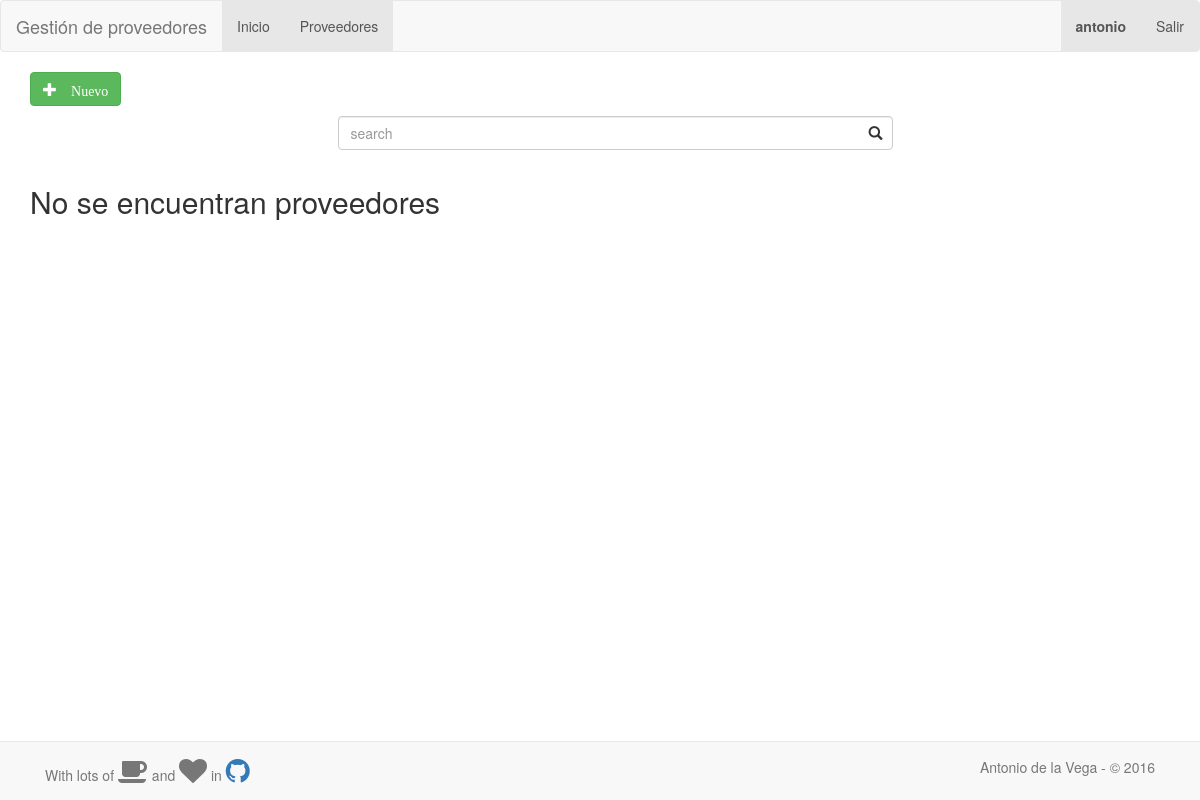
The app's page /proveedores/ (signed in), older data.
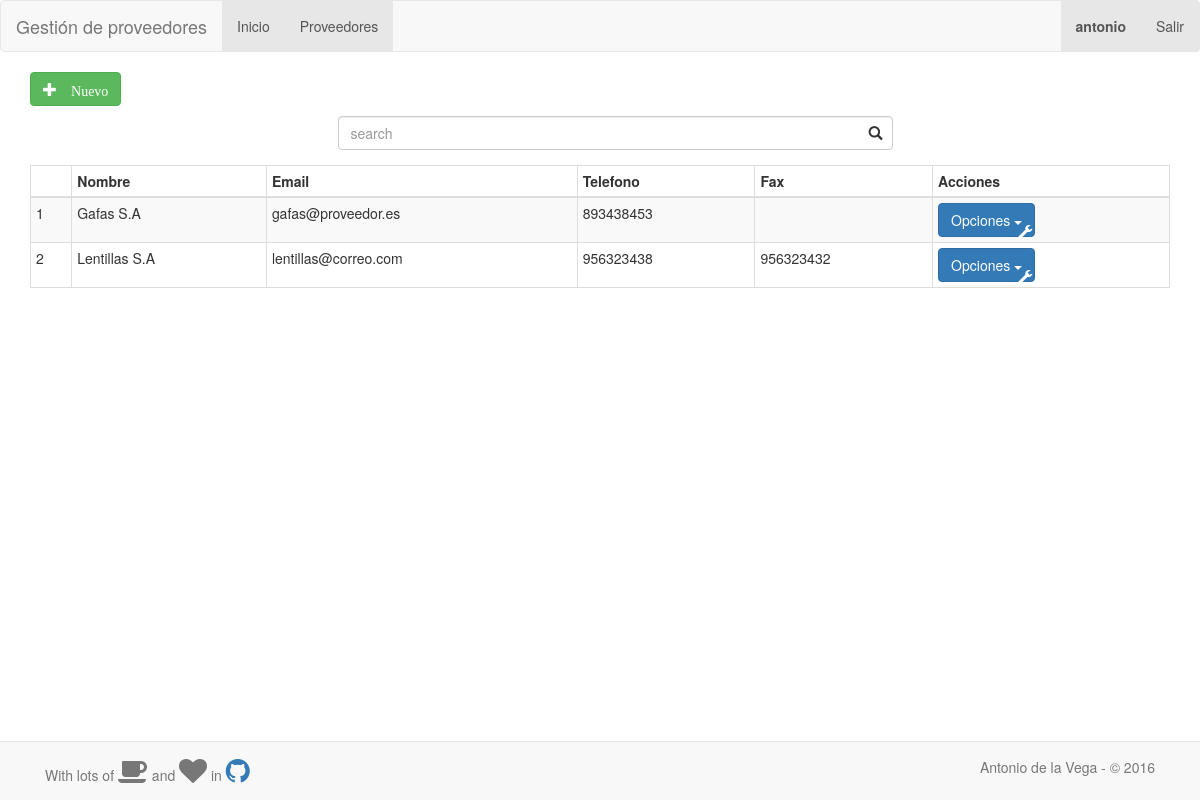
The same page, newer data.
### gestion_proveedores/models.py (models this page shows, shortened)
class Proveedor(models.Model):
    nombre = models.CharField(max_length=30, blank=True)
    email = models.CharField(max_length=30, blank=True)
    direccion = models.CharField(max_length=30, blank=True)
    localidad = models.CharField(max_length=20, blank=True)
    pais = models.CharField(max_length=20, blank=True)
    cod_postal = models.CharField('Código postal', blank=True, null=True, max_length=5)
    telefono = models.CharField(blank=True, null=True, max_length=12)
    fax = models.CharField(blank=True, null=True, max_length=9)
    descripcion = models.TextField(max_length=250, blank=True, null=True)
    foto = models.ImageField(upload_to='proveedores/', null=True, blank=True)

### gestion_proveedores/views.py (the view)
@login_required
def index(request):
    proveedores = Proveedor.objects.all()
    context = {'proveedores': proveedores}
    return render(request, 'gestion_proveedores/index.html', context)

### gestion_proveedores/templates/gestion_proveedores/index.html (shortened to what this page needs)
{% extends "gestion_proveedores/base.html" %}
{% load bootstrap3 %}
{% block content %}
    <form action="/proveedores/alta">
        <button type="submit" class="btn btn-success "><span class="glyphicon glyphicon-plus"> Nuevo</button>
    </form>
    <div class="container">
        <div class="row">
            <div class="col-md-6 col-md-offset-3">
                <form action="/proveedores/buscar" class="search-form">
                    <div class="form-group has-feedback">
                        <input type="text" class="form-control" name="search" id="search" placeholder="search">
                    </div>
                </form>
            </div>
        </div>
    </div>
    {% if proveedores %}
        <table class="table table-striped table-bordered table-condensed table-responsive">
            <thead>
            <tr>
                <th></th>
                <th colspan="1">Nombre</th>
                <th colspan="1">Email</th>
                <th colspan="1">Telefono</th>
                <th colspan="1">Fax</th>
                <th>Acciones</th>
            </tr>
            </thead>
            <tbody
            {% for proveedor in proveedores %}
                <tr>
                    <td> {{ proveedor.id }} </td>
                    <td> {{ proveedor.nombre }} </td>
                    <td> {{ proveedor.email }} </td>
                    <td> {{ proveedor.telefono }} </td>
                    <td> {{ proveedor.fax }} </td>
                    <td>
                        <div class="btn-group">
                            <button type="button" data-toggle="dropdown" class="btn btn-primary dropdown-toggle">
                                Opciones <span class="caret glyphicon glyphicon-wrench"></span></button>
                        </div>
                    </td>
                </tr>
            {% endfor %}
            </tbody>
        </table>
        <br/>
        </div>
    {% else %}
        <h2> No se encuentran proveedores </h2>
    {% endif %}
{% endblock %}

Row changes from the older to the newer data that the page shows:
added Proveedor: id "1", nombre "Gafas S.A", email "gafas@proveedor.es", telefono "893438453"
added Proveedor: id "2", nombre "Lentillas S.A", email "lentillas@correo.com", telefono "956323438", fax "956323432"
Text that changed along with them:
text no longer shown: "No se encuentran proveedores"
text now shown: "Nombre Email Telefono Fax Acciones"
